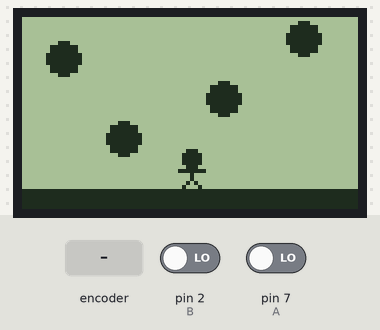
The sketch below on a simulated Arduino Uno, built with avr-gcc and run on an emulated ATmega328P. On the bench: 84×48 one-colour display. Inputs (shaded band) come from the test bench; at power-on: pin 2 (B) LOW, pin 7 (A) LOW. Random numbers use the default seed unless the sketch sets one; what the sketch prints to the serial monitor is not drawn.

Above: at 0.1 s.
At 2.2 s:
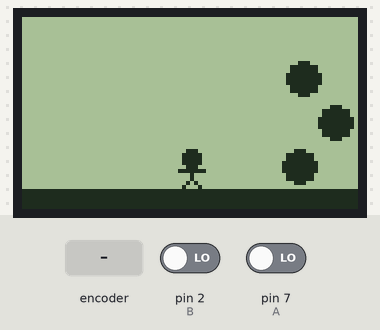
2.3 s: rotary encoder on pin 7 (A) / pin 2 (B) turned 1 step (first pin leading)
At 2.75 s:
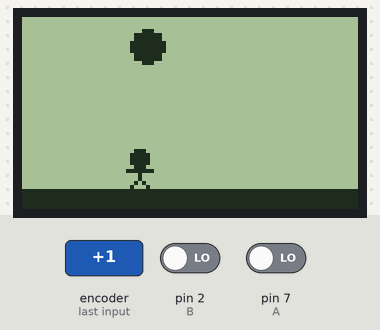
Timing chart, 0 to 5.3 s (numbered marks = the images above; inputs shaded):
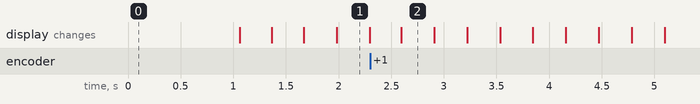

The sketch:

game.ino
```cpp
#include <SPI.h>
#include <Adafruit_GFX.h>
#include <Adafruit_PCD8544.h>

#define A 7
#define B 2

Adafruit_PCD8544 display = Adafruit_PCD8544(8, 9, 10, 12, 13);

const int width = display.width();
const int height = display.height();
const int ground = display.height() * 9 / 10;

const int nbrRock = 8;

int pos = width / 2;
int rock[nbrRock][3];
int currentRock = 0;
int displayARock = 0;
int life = 0;
int score = 0;
int highScore = 0;

void setup() {
  pinMode(A, INPUT);
  pinMode(B, INPUT);

  Serial.begin(9600);

  display.begin();

  display.setContrast(50);

  displaySplatScreen();

  delay(1000);

  display.clearDisplay();
}

void loop() {
  display.clearDisplay();

  int a = digitalRead(A);
  int b = digitalRead(B);
  /*
  Serial.print("A = ");
  Serial.print(a);
  Serial.print("\n");
  Serial.print("B = ");
  Serial.print(b);
  Serial.print("\n");
  Serial.print("Pos = ");
  Serial.print(pos);
  Serial.print("\n");
  Serial.print("displayARock = ");
  Serial.print(displayARock);
  Serial.print("\n");
  */

  Serial.print("Score = ");
  Serial.print(score);
  Serial.print("\n");

  if (!life) {

    // BUTTON PART

    if (a) {
      if (!(pos < 5)) pos--;
    } else if (b) {
      if (!(pos > width - 5)) pos++;
    }

    // POP A ROCK

    if (displayARock == 10) {
      int posInitRock = random(4, width - 4);
      rock[currentRock][0] = posInitRock;
      rock[currentRock][1] = 4;
      rock[currentRock][2] = 1;
      currentRock++;
      if (currentRock > nbrRock - 1) currentRock = 0;
      displayARock = 0;
    } else {
      displayARock++;
    }

    // ROCK FALL

    for(int i = 0; i < nbrRock; i++) {
      if (rock[i][2])
        rock[i][1] += 1;
      if (rock[i][1] > height - 4) {
        rock[i][0] = 0;
        rock[i][1] = 0;
        rock[i][2] = 0;
        score++;
      }
    }

    // COLISION

    for(int i = 0; i < nbrRock; i++) {
      if(rock[i][0] + 4 > pos - 3 && rock[i][0] - 4 < pos + 3 && rock[i][1] + 4> ground - 8)
        life = 1;
    }

    // DISPLAY PART

    displayGround();
    displayHuman(pos);
    for(int i = 0; i < nbrRock; i++) {
      if (rock[i][2])
        displayRock(rock[i][0], rock[i][1]);
    }
  } else {
    if (score > highScore) highScore = score;
    displayHuman(width / 2);
    displayScore();
    if(a && b) {
      life = 0;
      pos = width / 2;
      displayARock = 0;
      score = 0;
      for(int i = 0; i < nbrRock; i++) {
        rock[i][0] = 0;
        rock[i][1] = 0;
        rock[i][2] = 0;
      }
    }
  }

  display.display();
}

void displayGround() {
  display.fillRect(0, ground, width, height, BLACK);
}

void displaySplatScreen() {
  display.clearDisplay();
  displayGround();
  displayRock(10, 10);
  displayRock(25, 30);
  displayRock(50, 20);
  displayRock(70, 5);
  displayHuman(width / 2);
  display.display();
}

void displayHuman(int x) {
  display.drawLine(x - 3, ground, x, ground - 3, BLACK);
  display.drawLine(x + 3, ground, x, ground - 3, BLACK);
  display.drawLine(x, ground - 3, x, ground - 6, BLACK);
  display.drawLine(x - 3, ground - 5, x + 3, ground - 5, BLACK);
  display.fillCircle(x, ground - 8, 2, BLACK);
}

void displayRock(int x, int y) {
  display.fillCircle(x, y, 4, BLACK);
}

void displayScore() {
  display.setTextSize(1);
  display.setTextColor(BLACK);
  display.setCursor(width * 10 / 40, height * 1 / 8);
  display.print("Score ");
  display.print(score);
  display.print("\n");
  display.setCursor(width * 2 / 40, height * 3 / 8);
  display.print("HighScore ");
  display.print(highScore);
  display.print("\n");
}
```
